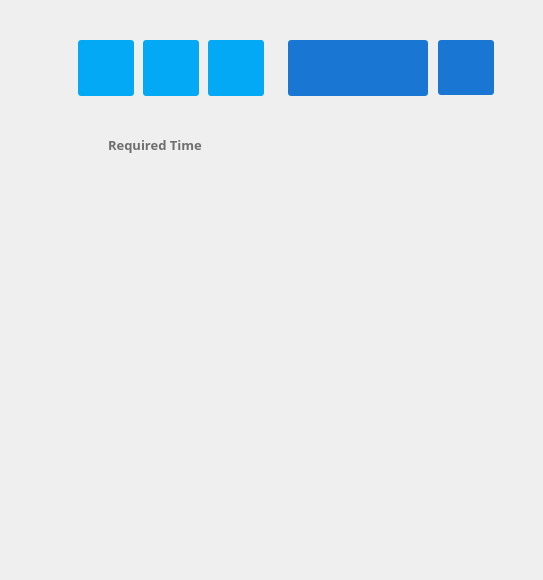
        <widget class="QWidget" name="LeftMainWidget" native="true">
         <property name="sizePolicy">
          <sizepolicy hsizetype="Preferred" vsizetype="Preferred">
           <horstretch>0</horstretch>
           <verstretch>10</verstretch>
          </sizepolicy>
         </property>
         <property name="styleSheet">
          <string notr="true">#LeftMainWidget{\nbackground-color:rgb(235, 235, 235);\n}</string>
         </property>
         <layout class="QHBoxLayout" name="horizontalLayout">
          <property name="spacing">
           <number>5</number>
          </property>
          <property name="leftMargin">
           <number>5</number>
          </property>
          <property name="topMargin">
           <number>0</number>
          </property>
          <property name="rightMargin">
           <number>5</number>
          </property>
          <property name="bottomMargin">
           <number>10</number>
          </property>
          <item>
           <widget class="QFrame" name="frame_2">
            <property name="sizePolicy">
             <sizepolicy hsizetype="Expanding" vsizetype="Expanding">
              <horstretch>0</horstretch>
              <verstretch>0</verstretch>
             </sizepolicy>
            </property>
            <property name="frameShape">
             <enum>QFrame::NoFrame</enum>
            </property>
            <property name="frameShadow">
             <enum>QFrame::Raised</enum>
            </property>
            <layout class="QGridLayout" name="gridLayout">
             <item row="0" column="1">
              <spacer name="verticalSpacer_2">
               <property name="orientation">
                <enum>Qt::Vertical</enum>
               </property>
               <property name="sizeType">
                <enum>QSizePolicy::Fixed</enum>
               </property>
               <property name="sizeHint" stdset="0">
                <size>
                 <width>20</width>
                 <height>25</height>
                </size>
               </property>
              </spacer>
             </item>
             <item row="1" column="0">
              <spacer name="horizontalSpacer_5">
               <property name="orientation">
                <enum>Qt::Horizontal</enum>
               </property>
               <property name="sizeType">
                <enum>QSizePolicy::Fixed</enum>
               </property>
               <property name="sizeHint" stdset="0">
                <size>
                 <width>20</width>
                 <height>20</height>
                </size>
               </property>
              </spacer>
             </item>
             <item row="1" column="1">
              <widget class="QWidget" name="GraphicsViewArea" native="true">
               <property name="sizePolicy">
                <sizepolicy hsizetype="Expanding" vsizetype="Expanding">
                 <horstretch>0</horstretch>
                 <verstretch>0</verstretch>
                </sizepolicy>
               </property>
               <property name="minimumSize">
                <size>
                 <width>0</width>
                 <height>0</height>
                </size>
               </property>
               <property name="styleSheet">
                <string notr="true"/>
               </property>
              </widget>
             </item>
            </layout>
           </widget>
          </item>
          <item>
           <widget class="QFrame" name="ControlAndInfoArea">
            <property name="sizePolicy">
             <sizepolicy hsizetype="Fixed" vsizetype="Expanding">
              <horstretch>0</horstretch>
              <verstretch>0</verstretch>
             </sizepolicy>
            </property>
            <property name="minimumSize">
             <size>
              <width>450</width>
              <height>0</height>
             </size>
            </property>
            <property name="maximumSize">
             <size>
              <width>400</width>
              <height>16777215</height>
             </size>
            </property>
            <property name="frameShape">
             <enum>QFrame::NoFrame</enum>
            </property>
            <property name="frameShadow">
             <enum>QFrame::Raised</enum>
            </property>
            <layout class="QVBoxLayout" name="verticalLayout_2">
             <property name="spacing">
              <number>5</number>
             </property>
             <property name="leftMargin">
              <number>0</number>
             </property>
             <property name="topMargin">
              <number>20</number>
             </property>
             <property name="rightMargin">
              <number>0</number>
             </property>
             <property name="bottomMargin">
              <number>0</number>
             </property>
             <item>
              <widget class="QFrame" name="ControlFrame">
               <property name="sizePolicy">
                <sizepolicy hsizetype="Fixed" vsizetype="Minimum">
                 <horstretch>0</horstretch>
                 <verstretch>0</verstretch>
                </sizepolicy>
               </property>
               <property name="minimumSize">
                <size>
                 <width>450</width>
                 <height>100</height>
                </size>
               </property>
               <property name="frameShape">
                <enum>QFrame::NoFrame</enum>
               </property>
               <property name="frameShadow">
                <enum>QFrame::Raised</enum>
               </property>
               <widget class="CustomPushButton" name="CheckProcessRange">
                <property name="geometry">
                 <rect>
                  <x>140</x>
                  <y>20</y>
                  <width>56</width>
                  <height>56</height>
                 </rect>
                </property>
                <property name="font">
                 <font>
                  <kerning>false</kerning>
                 </font>
                </property>
                <property name="cursor">
                 <cursorShape>PointingHandCursor</cursorShape>
                </property>
                <property name="toolTip">
                 <string>Process Range</string>
                </property>
                <property name="autoFillBackground">
                 <bool>false</bool>
                </property>
                <property name="styleSheet">
                 <string notr="true">QPushButton
{
	background-color:#03A9F4;
	border-width:1px;
	border-radius:3px;
	color:white;
}
QPushButton:hover
{
	background-color:#1ab2f6;
	border-width:1px;
	border-radius:3px;
	color:white;
}
QPushButton:pressed
{
	background-color:#27b7f9;
	border-width:1px;
	border-radius:3px;
	color:white;
}</string>
                </property>
                <property name="text">
                 <string/>
                </property>
                <property name="icon">
                 <iconset resource="../../rc.qrc">
                  <normaloff>:/uiIcon/src/ui/resource/icon/ic_settings_overscan_white_24dp.png</normaloff>:/uiIcon/src/ui/resource/icon/ic_settings_overscan_white_24dp.png</iconset>
                </property>
                <property name="iconSize">
                 <size>
                  <width>24</width>
                  <height>24</height>
                 </size>
                </property>
                <property name="flat">
                 <bool>false</bool>
                </property>
               </widget>
               <widget class="CustomPushButton" name="StartProcessing">
                <property name="geometry">
                 <rect>
                  <x>220</x>
                  <y>20</y>
                  <width>140</width>
                  <height>56</height>
                 </rect>
                </property>
                <property name="font">
                 <font>
                  <kerning>false</kerning>
                 </font>
                </property>
                <property name="cursor">
                 <cursorShape>PointingHandCursor</cursorShape>
                </property>
                <property name="toolTip">
                 <string>Process Start</string>
                </property>
                <property name="autoFillBackground">
                 <bool>false</bool>
                </property>
                <property name="styleSheet">
                 <string notr="true">QPushButton
{
	background-color:#1976D2;
	border-width:1px;
	border-radius:3px;
	color:white;
}
QPushButton:hover
{
	background-color:#176CBF;
	border-width:1px;
	border-radius:3px;
	color:white;
}
QPushButton:pressed
{
	background-color:#1565B3;
	border-width:1px;
	border-radius:3px;
	color:white;
}
QPushButton:disabled
{
background-color:silver;
}</string>
                </property>
                <property name="text">
                 <string/>
                </property>
                <property name="icon">
                 <iconset resource="../../rc.qrc">
                  <normaloff>:/uiIcon/src/ui/resource/icon/ic_play_arrow_white_24dp.png</normaloff>
                  <normalon>:/uiIcon/src/ui/resource/icon/ic_pause_white_24dp.png</normalon>:/uiIcon/src/ui/resource/icon/ic_play_arrow_white_24dp.png</iconset>
                </property>
                <property name="iconSize">
                 <size>
                  <width>24</width>
                  <height>24</height>
                 </size>
                </property>
                <property name="checkable">
                 <bool>false</bool>
                </property>
                <property name="autoDefault">
                 <bool>false</bool>
                </property>
                <property name="flat">
                 <bool>true</bool>
                </property>
               </widget>
               <widget class="CustomPushButton" name="ResetProcessing">
                <property name="geometry">
                 <rect>
                  <x>370</x>
                  <y>20</y>
                  <width>56</width>
                  <height>55</height>
                 </rect>
                </property>
                <property name="font">
                 <font>
                  <kerning>false</kerning>
                 </font>
                </property>
                <property name="cursor">
                 <cursorShape>PointingHandCursor</cursorShape>
                </property>
                <property name="toolTip">
                 <string>Process Reset</string>
                </property>
                <property name="autoFillBackground">
                 <bool>false</bool>
                </property>
                <property name="styleSheet">
                 <string notr="true">QPushButton
{
	background-color:#1976D2;
	border-width:1px;
	border-radius:3px;
	color:white;
}
QPushButton:hover
{
	background-color:#176CBF;
	border-width:1px;
	border-radius:3px;
	color:white;
}
QPushButton:pressed
{
	background-color:#1565B3;
	border-width:1px;
	border-radius:3px;
	color:white;
}
QPushButton:disabled
{
background-color:silver;
}</string>
                </property>
                <property name="text">
                 <string/>
                </property>
                <property name="icon">
                 <iconset resource="../../rc.qrc">
                  <normaloff>:/uiIcon/src/ui/resource/icon/ic_stop_white_24dp.png</normaloff>:/uiIcon/src/ui/resource/icon/ic_stop_white_24dp.png</iconset>
                </property>
                <property name="iconSize">
                 <size>
                  <width>24</width>
                  <height>24</height>
                 </size>
                </property>
                <property name="flat">
                 <bool>true</bool>
                </property>
               </widget>
               <widget class="CustomPushButton" name="ConfirmPosition">
                <property name="geometry">
                 <rect>
                  <x>75</x>
                  <y>20</y>
                  <width>56</width>
                  <height>56</height>
                 </rect>
                </property>
                <property name="font">
                 <font>
                  <kerning>false</kerning>
                 </font>
                </property>
                <property name="cursor">
                 <cursorShape>PointingHandCursor</cursorShape>
                </property>
                <property name="toolTip">
                 <string>Confirm Position</string>
                </property>
                <property name="autoFillBackground">
                 <bool>false</bool>
                </property>
                <property name="styleSheet">
                 <string notr="true">QPushButton
{
	background-color:#03A9F4;
	border-width:1px;
	border-radius:3px;
	color:white;
}
QPushButton:hover
{
	background-color:#1ab2f6;
	border-width:1px;
	border-radius:3px;
	color:white;
}
QPushButton:pressed
{
	background-color:#27b7f9;
	border-width:1px;
	border-radius:3px;
	color:white;
}
QPushButton:disabled
{
background-color:silver;
}</string>
                </property>
                <property name="text">
                 <string/>
                </property>
                <property name="icon">
                 <iconset resource="../../rc.qrc">
                  <normaloff>:/uiIcon/src/ui/resource/icon/ic_place_white_24dp.png</normaloff>:/uiIcon/src/ui/resource/icon/ic_place_white_24dp.png</iconset>
                </property>
                <property name="iconSize">
                 <size>
                  <width>24</width>
                  <height>24</height>
                 </size>
                </property>
                <property name="flat">
                 <bool>true</bool>
                </property>
               </widget>
               <widget class="CustomPushButton" name="ReturnToOrigin">
                <property name="geometry">
                 <rect>
                  <x>10</x>
                  <y>20</y>
                  <width>56</width>
                  <height>56</height>
                 </rect>
                </property>
                <property name="sizePolicy">
                 <sizepolicy hsizetype="Minimum" vsizetype="Fixed">
                  <horstretch>0</horstretch>
                  <verstretch>0</verstretch>
                 </sizepolicy>
                </property>
                <property name="font">
                 <font>
                  <pointsize>12</pointsize>
                  <weight>50</weight>
                  <bold>false</bold>
                  <kerning>false</kerning>
                 </font>
                </property>
                <property name="cursor">
                 <cursorShape>PointingHandCursor</cursorShape>
                </property>
                <property name="toolTip">
                 <string>Return To Origin</string>
                </property>
                <property name="autoFillBackground">
                 <bool>false</bool>
                </property>
                <property name="styleSheet">
                 <string notr="true">QPushButton
{
	background-color:#03A9F4;
	border-width:1px;
	border-radius:3px;
	color:white;
}
QPushButton:hover
{
	background-color:#1ab2f6;
	border-width:1px;
	border-radius:3px;
	color:white;
}
QPushButton:pressed
{
	background-color:#27b7f9;
	border-width:1px;
	border-radius:3px;
	color:white;
}
QPushButton:disabled
{
background-color:silver;
}</string>
                </property>
                <property name="text">
                 <string/>
                </property>
                <property name="icon">
                 <iconset resource="../../rc.qrc">
                  <normaloff>:/uiIcon/src/ui/resource/icon/ReturnToOrigin.png</normaloff>:/uiIcon/src/ui/resource/icon/ReturnToOrigin.png</iconset>
                </property>
                <property name="iconSize">
                 <size>
                  <width>24</width>
                  <height>24</height>
                 </size>
                </property>
                <property name="flat">
                 <bool>true</bool>
                </property>
               </widget>
              </widget>
             </item>
             <item>
              <widget class="QFrame" name="frame">
               <property name="frameShape">
                <enum>QFrame::NoFrame</enum>
               </property>
               <property name="frameShadow">
                <enum>QFrame::Raised</enum>
               </property>
               <layout class="QHBoxLayout" name="horizontalLayout_7">
                <item>
                 <widget class="QPushButton" name="CalcNeedTime">
                  <property name="sizePolicy">
                   <sizepolicy hsizetype="Maximum" vsizetype="Minimum">
                    <horstretch>0</horstretch>
                    <verstretch>0</verstretch>
                   </sizepolicy>
                  </property>
                  <property name="minimumSize">
                   <size>
                    <width>20</width>
                    <height>20</height>
                   </size>
                  </property>
                  <property name="maximumSize">
                   <size>
                    <width>25</width>
                    <height>25</height>
                   </size>
                  </property>
                  <property name="cursor">
                   <cursorShape>PointingHandCursor</cursorShape>
                  </property>
                  <property name="toolTip">
                   <string>Required Time Estimation</string>
                  </property>
                  <property name="styleSheet">
                   <string notr="true">QPushButton:hover
{
	background-color:#cdcdcd;
	border-radius:3px;
}

QPushButton:checked
{
	background-color:#c0c0c0;
	border-radius:3px;
}
</string>
                  </property>
                  <property name="text">
                   <string/>
                  </property>
                  <property name="icon">
                   <iconset resource="../../rc.qrc">
                    <normaloff>:/uiIcon/src/ui/resource/icon/ic_access_time_24px.png</normaloff>:/uiIcon/src/ui/resource/icon/ic_access_time_24px.png</iconset>
                  </property>
                  <property name="iconSize">
                   <size>
                    <width>24</width>
                    <height>24</height>
                   </size>
                  </property>
                  <property name="flat">
                   <bool>true</bool>
                  </property>
                 </widget>
                </item>
                <item>
                 <widget class="QLabel" name="NeedTime">
                  <property name="font">
                   <font>
                    <family>Yu Gothic</family>
                    <pointsize>10</pointsize>
                    <weight>75</weight>
                    <bold>true</bold>
                   </font>
                  </property>
                  <property name="cursor">
                   <cursorShape>ArrowCursor</cursorShape>
                  </property>
                  <property name="styleSheet">
                   <string notr="true">color:rgb(110, 110, 110)</string>
                  </property>
                  <property name="text">
                   <string>Required Time</string>
                  </property>
                 </widget>
                </item>
               </layout>
              </widget>
             </item>
             <item>
              <widget class="QStackedWidget" name="ParamAndMaintenance">
               <property name="sizePolicy">
                <sizepolicy hsizetype="Expanding" vsizetype="Expanding">
                 <horstretch>0</horstretch>
                 <verstretch>0</verstretch>
                </sizepolicy>
               </property>
               <property name="minimumSize">
                <size>
                 <width>400</width>
                 <height>400</height>
                </size>
               </property>
               <widget class="QWidget" name="ParamWidget">
                <layout class="QVBoxLayout" name="verticalLayout_3">
                 <property name="spacing">
                  <number>0</number>
                 </property>
                 <property name="sizeConstraint">
                  <enum>QLayout::SetMaximumSize</enum>
                 </property>
                 <property name="leftMargin">
                  <number>6</number>
                 </property>
                 <property name="topMargin">
                  <number>6</number>
                 </property>
                 <property name="rightMargin">
                  <number>10</number>
                 </property>
                 <property name="bottomMargin">
                  <number>10</number>
                 </property>
                 <item>
                  <widget class="QScrollArea" name="ParamDisplayArea">
                   <property name="sizePolicy">
                    <sizepolicy hsizetype="Expanding" vsizetype="Expanding">
                     <horstretch>0</horstretch>
                     <verstretch>0</verstretch>
                    </sizepolicy>
                   </property>
                   <property name="minimumSize">
                    <size>
                     <width>400</width>
                     <height>0</height>
                    </size>
                   </property>
                   <property name="styleSheet">
                    <string notr="true">color: rgb(110, 110, 110);</string>
                   </property>
                   <property name="frameShape">
                    <enum>QFrame::NoFrame</enum>
                   </property>
                   <property name="lineWidth">
                    <number>1</number>
                   </property>
                   <property name="midLineWidth">
                    <number>0</number>
                   </property>
                   <property name="verticalScrollBarPolicy">
                    <enum>Qt::ScrollBarAsNeeded</enum>
                   </property>
                   <property name="horizontalScrollBarPolicy">
                    <enum>Qt::ScrollBarAlwaysOff</enum>
                   </property>
                   <property name="sizeAdjustPolicy">
                    <enum>QAbstractScrollArea::AdjustToContentsOnFirstShow</enum>
                   </property>
                   <property name="widgetResizable">
                    <bool>true</bool>
                   </property>
                   <property name="alignment">
                    <set>Qt::AlignLeading|Qt::AlignLeft|Qt::AlignTop</set>
                   </property>
                   <widget class="VerticalOrderedWidget" name="scrollAreaWidgetContents">
                    <property name="geometry">
                     <rect>
                      <x>0</x>
                      <y>0</y>
                      <width>434</width>
                      <height>492</height>
                     </rect>
                    </property>
                    <property name="sizePolicy">
                     <sizepolicy hsizetype="Expanding" vsizetype="Expanding">
                      <horstretch>0</horstretch>
                      <verstretch>0</verstretch>
                     </sizepolicy>
                    </property>
                   </widget>
                  </widget>
                 </item>
                </layout>
               </widget>
              </widget>
             </item>
            </layout>
           </widget>
          </item>
          <item>
           <spacer name="horizontalSpacer_8">
            <property name="orientation">
             <enum>Qt::Horizontal</enum>
            </property>
            <property name="sizeType">
             <enum>QSizePolicy::Fixed</enum>
            </property>
            <property name="sizeHint" stdset="0">
             <size>
              <width>20</width>
              <height>20</height>
             </size>
            </property>
           </spacer>
          </item>
         </layout>
        </widget>
